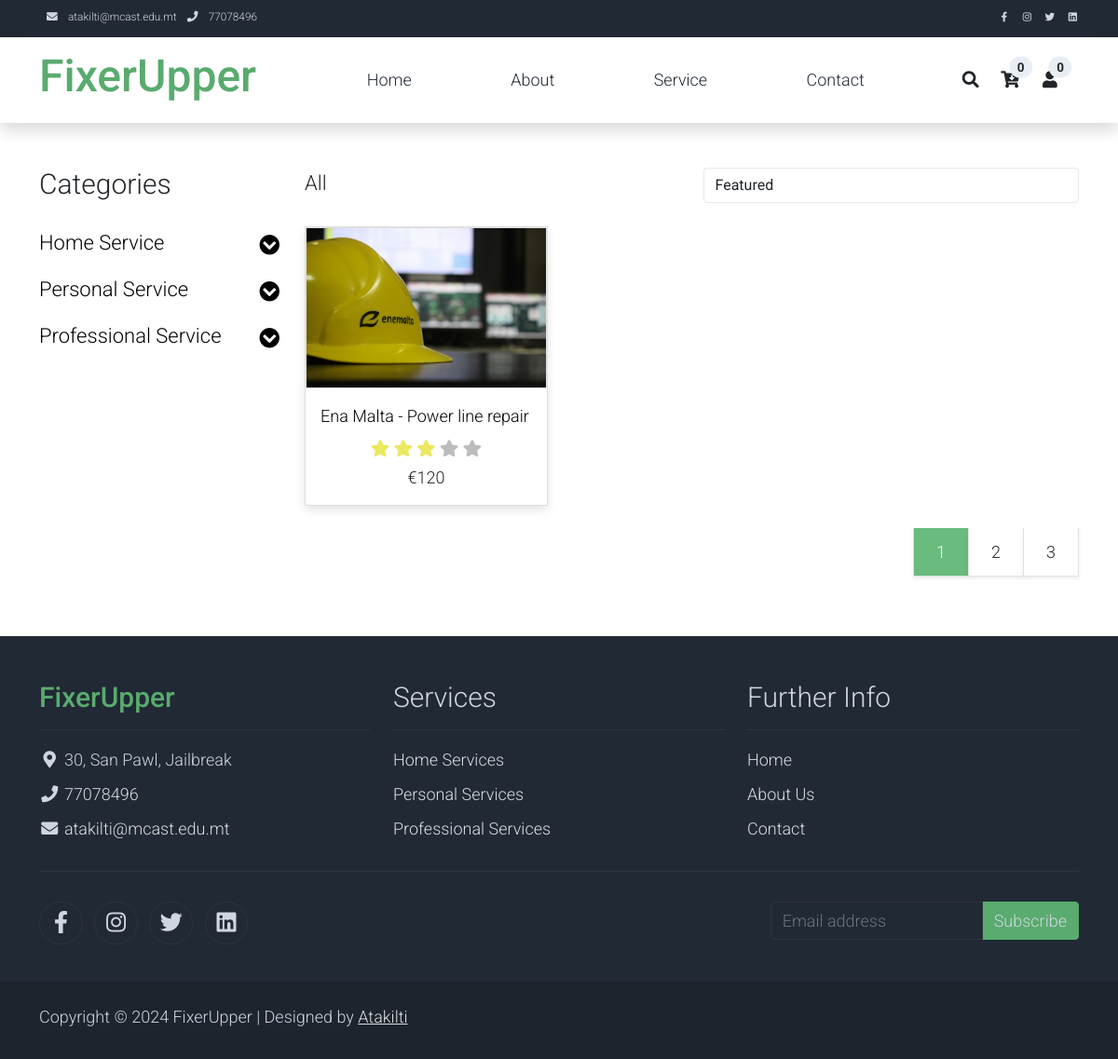
/category/Electrical, run on the app's committed database.
### store/models/category.py (models this page shows, shortened)
class Category(models.Model):
    name = models.CharField(max_length=50)
    image = models.ImageField(upload_to='images/categories', null=True)
    parent_category = models.ForeignKey('self', null=True, blank=True, on_delete=models.CASCADE,related_name='subcategories')
    @staticmethod
    def get_parent_categories():
        return Category.objects.filter(parent_category__isnull=True)
    def __str__(self):
        return self.name

### store/models/service.py (models this page shows, shortened)
class Services(models.Model):
    name = models.CharField(max_length=100)
    price = models.IntegerField(default=0)
    category = models.ForeignKey(Category, on_delete=models.CASCADE, default=1)
    description = models.CharField(max_length=250, default='', blank=True, null= True)
    image = models.ImageField(upload_to='images/services', null=True)
    providers = models.ManyToManyField(Provider, related_name='provided_services', blank=True)
    stripe_id = models.CharField(max_length=100, null=True, blank=True)
    @staticmethod
    def get_all_services_by_categoryid(category_id):
        if category_id:
            return Services.objects.filter(category=category_id)
        else:
            return Services.get_all_services();
    def __str__(self):
        return self.name

### store/views/services.py (the view)
# urls.py: path('category/<str:foo>', servicesCategory, name='servicesCategory'),
def servicesCategory(request, foo):
      try:
            foo = foo.replace('%20', ' ')
            parent_categories = Category.get_parent_categories()
            category = Category.objects.get(name=foo)
            print(f"category {category}")
            print(f'foo {foo}')
            services = []
            if category in parent_categories:
                  print("we in ")
                  categories = Category.objects.filter(parent_category=category)
                  print(f"the subcategories {categories}")
                  for sub_category in categories:
                        sub_category = Category.objects.get(name=sub_category)
                        print(f'sub_category confirmed {sub_category}\n')
                        services.extend(Services.objects.filter(category=sub_category))
                  print(services)
            else:
                  services = Services.get_all_services_by_categoryid(category)
                  print(services)
            return render(request, 'service.html', {'parent_categories' : parent_categories, 'services' : services})
      except:
            messages.success(request, ("not "))
            return redirect('service')

### store/templatetags/custom_filter.py (called while the page is built)
@register.filter(name='currency')
def currency(number):
    return "€"+str(number)

### store/templates/service.html (shortened to what this page needs)
{% extends 'base.html' %}
{% load static %}
{% block content %}
{% load cart %}
{% load custom_filter %}
  <div class="container py-5">
    <div class="row">
        <div class="col-lg-3">
            <h1 class="h2 pb-4">Categories</h1>
            <ul class="list-unstyled templatemo-accordion">
                {% for parent_category in parent_categories %}
                <li class="pb-3">
                    <a class="collapsed d-flex justify-content-between h3 text-decoration-none" href="#">
                        {{ parent_category.name }}
                        <i class="fa fa-fw fa-chevron-circle-down mt-1"></i>
                    </a>
                </li>
                {% endfor %}
            </div>
            <div class="col-lg-9">
                <div class="row">
                    <div class="col-md-6">
                        <ul class="list-inline shop-top-menu pb-3 pt-1">
                            <li class="list-inline-item">
                                <a class="h3 text-dark text-decoration-none mr-3" href="/service">All</a>
                            </li>
                        </ul>
                    </div>
                    <div class="col-md-6 pb-4">
                        <div class="d-flex">
                            <select class="form-control">
                                <option>Featured</option>
                            </select>
                        </div>
                    </div>
                </div>
                <div class="row">
                    {% for service in services %}
                    <div class="col-md-4">
                        <div class="card mb-4 product-wap rounded-0">
                            <div class="card rounded-0">
                                <img class="card-img rounded-0 img-fluid" src="{{ service.image.url }}">
                            </div>
                            <div class="card-body">
                                <a href="shop-single.html" class="h3 text-decoration-none">{{ service.name }}</a>
                                <ul class="w-100 list-unstyled d-flex justify-content-between mb-0">
                                </ul>
                                <ul class="list-unstyled d-flex justify-content-center mb-1">
                                    <li>
                                        <i class="text-warning fa fa-star"></i>
                                        <i class="text-warning fa fa-star"></i>
                                        <i class="text-warning fa fa-star"></i>
                                        <i class="text-muted fa fa-star"></i>
                                        <i class="text-muted fa fa-star"></i>
                                    </li>
                                </ul>
                                <p class="text-center mb-0">{{ service.price|currency }}</p>
                            </div>
                        </div>
                    </div>
                    {% endfor %}
                </div>
                <div div="row">
                    <ul class="pagination pagination-lg justify-content-end">
                        <li class="page-item disabled">
                            <a class="page-link active rounded-0 mr-3 shadow-sm border-top-0 border-left-0" href="#" tabindex="-1">1</a>
                        </li>
                        <li class="page-item">
                            <a class="page-link rounded-0 mr-3 shadow-sm border-top-0 border-left-0 text-dark" href="#">2</a>
                        </li>
                        <li class="page-item">
                            <a class="page-link rounded-0 shadow-sm border-top-0 border-left-0 text-dark" href="#">3</a>
                        </li>
                    </ul>
                </div>
            </div>
        </div>
    </div>
    {% endblock %}

### store/static/assets/css/templatemo.css (style rules this page uses)
body, ul, li, p, a, label, input, div { font-family: 'Roboto', sans-serif; font-size: 18px !important; font-weight: 300 !important; }
.h2 { font-family: 'Roboto', sans-serif; font-size: 30px !important; font-weight: 300; }
.h3 { font-family: 'Roboto', sans-serif; font-size: 22px !important; }
.text-warning { color: #ede861 !important; }
.text-muted { color: #bcbcbc !important; }
.pagination .page-link:hover, .pagination .page-link.active { background-color: #69bb7e; color: #fff; }
.templatemo-accordion a { color: #000; }
.product-wap { box-shadow: 0px 5px 10px 0px rgba(0, 0, 0, 0.10); }
.card.product-wap a { color: #000; }
.form-control { border: 1px solid #e8e8e8; }
.product-wap .h3, .product-wap li, .product-wap i, .product-wap p { font-size: 12px !important; }
@media (min-width: 992px) { .product-wap .h3, .product-wap li, .product-wap i, .product-wap p { font-size: 18px !important; } }

### data on the page
Category: name "Home Service"
Category: name "Personal Service"
Category: name "Professional Service"
Services: image (picture), name "Ena Malta - Power line repair", price "€120"

### other printed values
{{ request.session.cart.keys|length }} "0"
